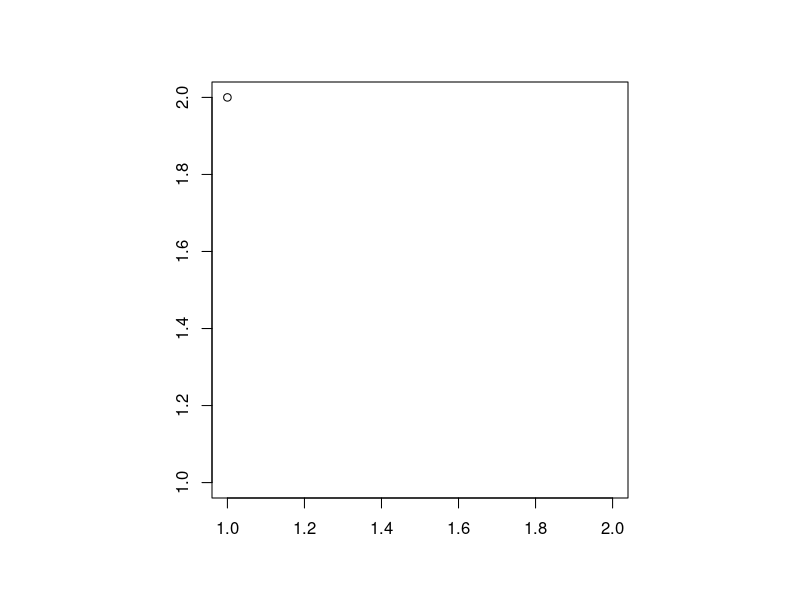
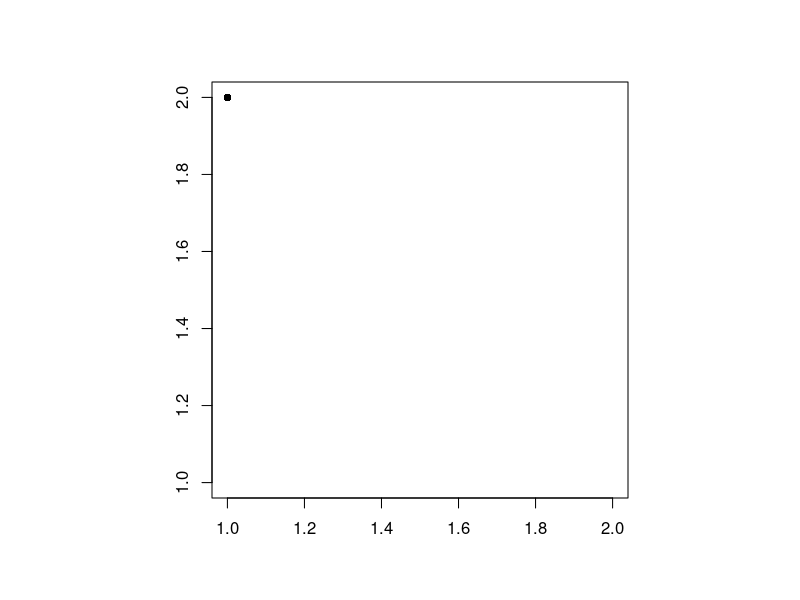
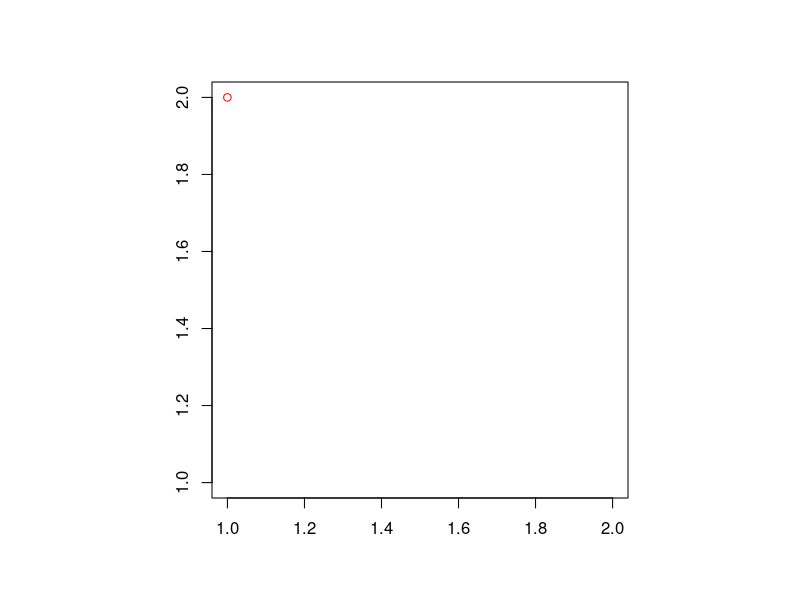
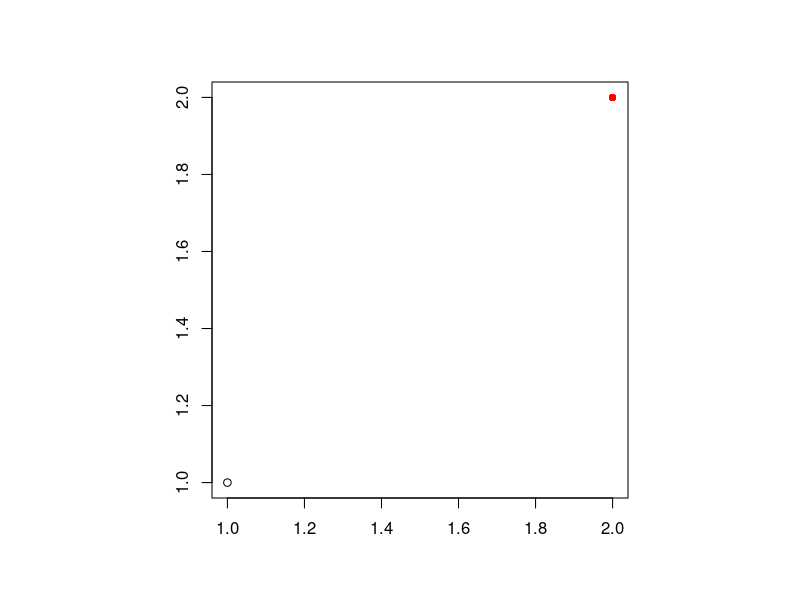
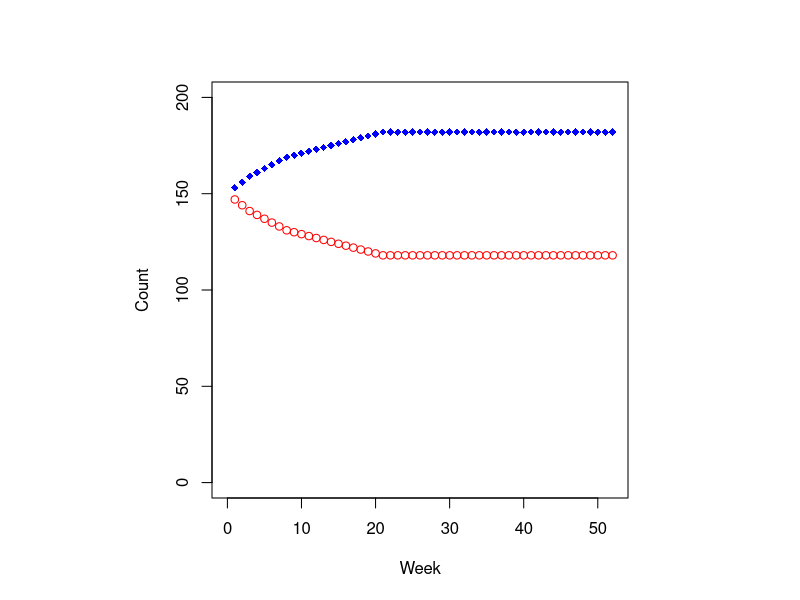
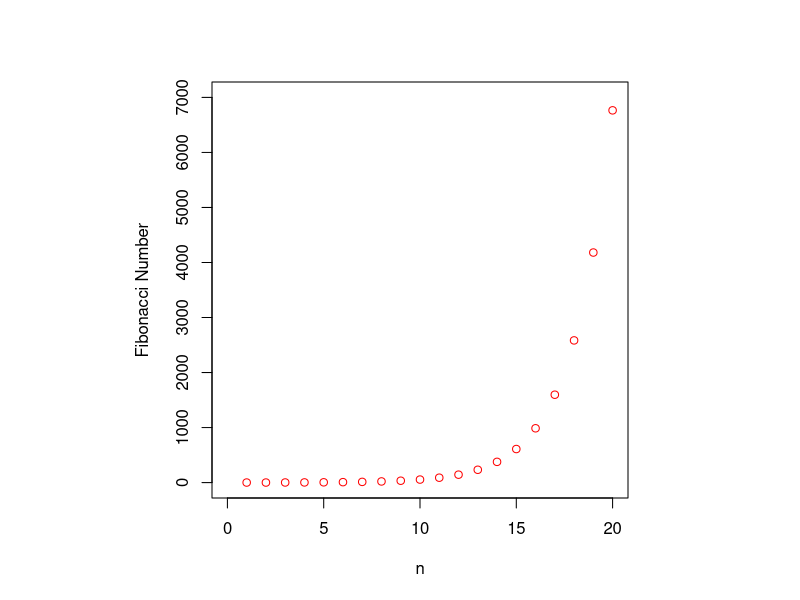

Generate these figures, in order, with R:
## ---- chunk 1
a <- 150
b <- 150
cat("Week = 0", "a =", a, "b =", b, "\n")
for(i in 1:52) {
  aRate <- 0.05 # Rate of cars in Albany dropped off in Boston
  bRate <- 0.03 # Rate of cars in Boston dropped off in Albany
  aMove <- round(aRate * a) # cars moved from Albany to Boston
  bMove <- round(bRate * b) # cars moved from Boston to Albany
  a <- a - aMove + bMove # Number of cars remaining in Albany
  b <- b - bMove + aMove # Number of cars remaining in Boston
  cat("Week =", i, "a =", a, "b =", b, "\n")
}
## ---- chunk 2
1:5
## ---- chunk 3
for(i in 1:5) {
  print(i)
}
## ---- chunk 4
a <- 150 # initial number of cars in Albany
b <- 150 # initial number of cars in Boston
cat("Week = 0", "a =", a, "b =", b, "\n")
for(i in 1:52) {
  aRate <- 0.05 # Rate of cars in Albany dropped off in Boston
  bRate <- 0.03 # Rate of cars in Boston dropped off in Albany
  atob <- round(aRate*a - bRate*b) # cars moved from A to B
  a <- a - atob # Number of cars remaining in Albany
  b <- b + atob # Number of cars remaining in Boston
  cat("Week =", i, "a =", a, "b =", b, "\n")
}
## ---- chunk 5
par(pty = "s")
plot(1, 2, xlim = c(1, 2), ylim = c(1, 2), xlab = "", ylab = "")
## ---- chunk 6
par(pty = "s")
plot(1, 2, pch = 16, 
     xlim = c(1, 2), ylim = c(1, 2), 
     xlab = "", ylab = "")
## ---- chunk 7
par(pty = "s")
plot(1, 2, pch = 1, col = "red", 
     xlim = c(1, 2), ylim = c(1, 2), 
     xlab = "", ylab = "")
## ---- chunk 8
par(pty = "s")
plot(1, 1, pch = 1, 
     xlim = c(1, 2), ylim = c(1, 2), 
     xlab = "", ylab = "")
points(2, 2, pch = 16, col = "red")
## ---- chunk 9
a <- 150 # initial number of cars in Albany
b <- 150 # initial number of cars in Boston

plot(c(0, 52), c(0, 200), type = "n",
     xlab = "Week", ylab = "Count")

for(i in 1:52) {
  aRate <- 0.05 # Rate of cars in Albany dropped off in Boston
  bRate <- 0.03 # Rate of cars in Boston dropped off in Albany
  atob <- round(aRate*a - bRate*b) # cars moved from A to B
  a <- a - atob # Number of cars remaining in Albany
  b <- b + atob # Number of cars remaining in Boston
  points(i, a, col = "red", pch = 1)
  points(i, b, col = "blue", pch = 18)
}
## ---- chunk 10
a <- 1
for(i in 2:10) {
  print(a <- a/2)
}
## ---- chunk 11
a1 <- 1
r <- 1/2
for(i in 2:10) {
    print(a <- a1*r^(i - 1))
}
## ---- chunk 12
A1 <- 1
total <- 0
for(i in 1:10) {
  a <- A1*0.5^(i - 1)
  total <- total + a
}
total
## ---- chunk 13
a <- 1
r <- 1/2
for(i in 2:10) {
  print(a <- a*r)
}
## ---- chunk 14
n <- 10
A1 <- 1
total <- 0
for(i in 1:n) {
  a <- A1*0.5^(i - 1)
  total <- total + a
}
total
## ---- chunk 15
options(digits = 14) # instead of "format long" in MATLAB

series <- function(n) {
  A1 <- 1
  total <- 0
  for(i in 1:n) { 
    a <- A1*0.5^(i - 1)
    total <- total + a
  }
  print(total)
}
  
n <- 10; series(n)
n <- 20; series(n)
n <- 30; series(n)
n <- 40; series(n)
## ---- chunk 16
n <- 10
prev1 <- 1
prev2 <- 1
total <- 0
for(i in 3:n) {
  print(total <-  prev1 + prev2)
  prev2 <- prev1
  prev1 <- total
}
total
## ---- chunk 17
plot(c(0, 20), c(0, 7000), type = "n",
     xlab = "n", ylab = "Fibonacci Number")
points(1, 1, col = "red", pch = 1) # n = 1, F1 = 1
points(2, 1, col = "red", pch = 1) # n = 2, F2 = 1
for(n in 3:20) {
  prev1 <- 1
  prev2 <- 1
  total <- 0
  for(i in 3:n) {
    total <-  prev1 + prev2
    prev2 <- prev1
    prev1 <- total
  }
  points(i, total, col = "red", pch = 1)
}
